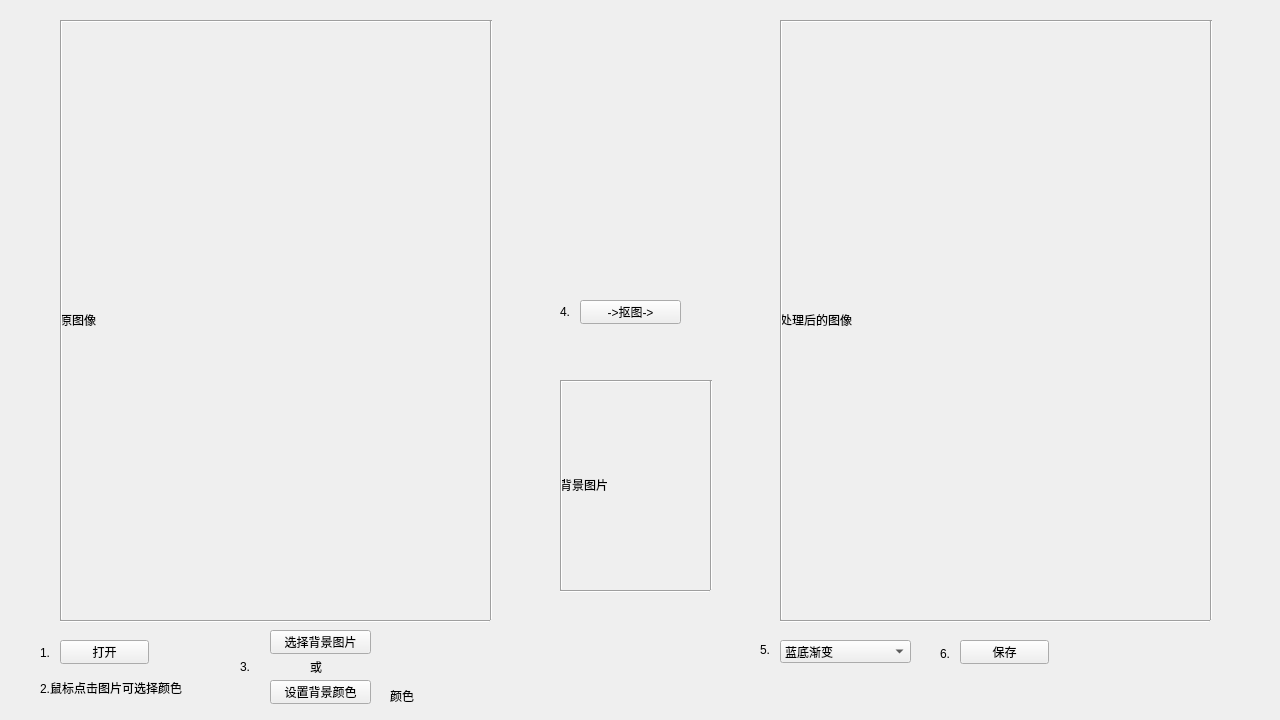
<?xml version="1.0" encoding="UTF-8"?>
<ui version="4.0">
 <class>MainWindow</class>
 <widget class="QMainWindow" name="MainWindow">
  <property name="geometry">
   <rect>
    <x>0</x>
    <y>0</y>
    <width>1280</width>
    <height>720</height>
   </rect>
  </property>
  <property name="windowTitle">
   <string>背景抠图工具</string>
  </property>
  <widget class="QWidget" name="centralwidget">
   <widget class="QLabel" name="src_label">
    <property name="geometry">
     <rect>
      <x>60</x>
      <y>20</y>
      <width>430</width>
      <height>600</height>
     </rect>
    </property>
    <property name="text">
     <string>原图像</string>
    </property>
   </widget>
   <widget class="QLabel" name="tar_label">
    <property name="geometry">
     <rect>
      <x>780</x>
      <y>20</y>
      <width>430</width>
      <height>600</height>
     </rect>
    </property>
    <property name="text">
     <string>处理后的图像</string>
    </property>
   </widget>
   <widget class="QPushButton" name="open_pushButton">
    <property name="geometry">
     <rect>
      <x>60</x>
      <y>640</y>
      <width>89</width>
      <height>24</height>
     </rect>
    </property>
    <property name="text">
     <string>打开</string>
    </property>
   </widget>
   <widget class="QPushButton" name="save_pushButton">
    <property name="geometry">
     <rect>
      <x>960</x>
      <y>640</y>
      <width>89</width>
      <height>24</height>
     </rect>
    </property>
    <property name="text">
     <string>保存</string>
    </property>
   </widget>
   <widget class="QPushButton" name="openBG_pushButton">
    <property name="geometry">
     <rect>
      <x>270</x>
      <y>630</y>
      <width>101</width>
      <height>24</height>
     </rect>
    </property>
    <property name="text">
     <string>选择背景图片</string>
    </property>
   </widget>
   <widget class="QLabel" name="bg_label">
    <property name="geometry">
     <rect>
      <x>560</x>
      <y>380</y>
      <width>150</width>
      <height>210</height>
     </rect>
    </property>
    <property name="text">
     <string>背景图片</string>
    </property>
   </widget>
   <widget class="QLabel" name="cursorColor_label">
    <property name="geometry">
     <rect>
      <x>390</x>
      <y>680</y>
      <width>31</width>
      <height>31</height>
     </rect>
    </property>
    <property name="text">
     <string>颜色</string>
    </property>
   </widget>
   <widget class="QPushButton" name="setBGColor_pushButton">
    <property name="geometry">
     <rect>
      <x>270</x>
      <y>680</y>
      <width>101</width>
      <height>24</height>
     </rect>
    </property>
    <property name="text">
     <string>设置背景颜色</string>
    </property>
   </widget>
   <widget class="QPushButton" name="run_pushButton">
    <property name="geometry">
     <rect>
      <x>580</x>
      <y>300</y>
      <width>101</width>
      <height>24</height>
     </rect>
    </property>
    <property name="text">
     <string>-&gt;抠图-&gt;</string>
    </property>
   </widget>
   <widget class="Line" name="line">
    <property name="geometry">
     <rect>
      <x>60</x>
      <y>20</y>
      <width>430</width>
      <height>3</height>
     </rect>
    </property>
    <property name="orientation">
     <enum>Qt::Horizontal</enum>
    </property>
   </widget>
   <widget class="Line" name="line_2">
    <property name="geometry">
     <rect>
      <x>60</x>
      <y>620</y>
      <width>430</width>
      <height>3</height>
     </rect>
    </property>
    <property name="orientation">
     <enum>Qt::Horizontal</enum>
    </property>
   </widget>
   <widget class="Line" name="line_3">
    <property name="geometry">
     <rect>
      <x>490</x>
      <y>20</y>
      <width>3</width>
      <height>600</height>
     </rect>
    </property>
    <property name="orientation">
     <enum>Qt::Vertical</enum>
    </property>
   </widget>
   <widget class="Line" name="line_4">
    <property name="geometry">
     <rect>
      <x>60</x>
      <y>20</y>
      <width>3</width>
      <height>600</height>
     </rect>
    </property>
    <property name="orientation">
     <enum>Qt::Vertical</enum>
    </property>
   </widget>
   <widget class="Line" name="line_5">
    <property name="geometry">
     <rect>
      <x>780</x>
      <y>20</y>
      <width>430</width>
      <height>3</height>
     </rect>
    </property>
    <property name="orientation">
     <enum>Qt::Horizontal</enum>
    </property>
   </widget>
   <widget class="Line" name="line_6">
    <property name="geometry">
     <rect>
      <x>780</x>
      <y>20</y>
      <width>3</width>
      <height>600</height>
     </rect>
    </property>
    <property name="orientation">
     <enum>Qt::Vertical</enum>
    </property>
   </widget>
   <widget class="Line" name="line_7">
    <property name="geometry">
     <rect>
      <x>780</x>
      <y>620</y>
      <width>430</width>
      <height>3</height>
     </rect>
    </property>
    <property name="orientation">
     <enum>Qt::Horizontal</enum>
    </property>
   </widget>
   <widget class="Line" name="line_8">
    <property name="geometry">
     <rect>
      <x>1210</x>
      <y>20</y>
      <width>3</width>
      <height>600</height>
     </rect>
    </property>
    <property name="orientation">
     <enum>Qt::Vertical</enum>
    </property>
   </widget>
   <widget class="Line" name="line_9">
    <property name="geometry">
     <rect>
      <x>560</x>
      <y>380</y>
      <width>150</width>
      <height>3</height>
     </rect>
    </property>
    <property name="orientation">
     <enum>Qt::Horizontal</enum>
    </property>
   </widget>
   <widget class="Line" name="line_10">
    <property name="geometry">
     <rect>
      <x>560</x>
      <y>380</y>
      <width>3</width>
      <height>210</height>
     </rect>
    </property>
    <property name="orientation">
     <enum>Qt::Vertical</enum>
    </property>
   </widget>
   <widget class="Line" name="line_11">
    <property name="geometry">
     <rect>
      <x>560</x>
      <y>590</y>
      <width>150</width>
      <height>3</height>
     </rect>
    </property>
    <property name="orientation">
     <enum>Qt::Horizontal</enum>
    </property>
   </widget>
   <widget class="Line" name="line_12">
    <property name="geometry">
     <rect>
      <x>710</x>
      <y>380</y>
      <width>3</width>
      <height>210</height>
     </rect>
    </property>
    <property name="orientation">
     <enum>Qt::Vertical</enum>
    </property>
   </widget>
   <widget class="QComboBox" name="comboBox">
    <property name="geometry">
     <rect>
      <x>780</x>
      <y>640</y>
      <width>131</width>
      <height>23</height>
     </rect>
    </property>
    <item>
     <property name="text">
      <string>蓝底渐变</string>
     </property>
    </item>
    <item>
     <property name="text">
      <string>灰底渐变</string>
     </property>
    </item>
    <item>
     <property name="text">
      <string>红底渐变</string>
     </property>
    </item>
    <item>
     <property name="text">
      <string>白底</string>
     </property>
    </item>
    <item>
     <property name="text">
      <string>透明背景</string>
     </property>
    </item>
    <item>
     <property name="text">
      <string>从文件中选择...</string>
     </property>
    </item>
    <item>
     <property name="text">
      <string>选择纯色背景...</string>
     </property>
    </item>
   </widget>
   <widget class="QLabel" name="label">
    <property name="geometry">
     <rect>
      <x>40</x>
      <y>645</y>
      <width>21</width>
      <height>16</height>
     </rect>
    </property>
    <property name="text">
     <string>1.</string>
    </property>
   </widget>
   <widget class="QLabel" name="label_2">
    <property name="geometry">
     <rect>
      <x>40</x>
      <y>680</y>
      <width>191</width>
      <height>16</height>
     </rect>
    </property>
    <property name="text">
     <string>2.鼠标点击图片可选择颜色</string>
    </property>
   </widget>
   <widget class="QLabel" name="label_3">
    <property name="geometry">
     <rect>
      <x>240</x>
      <y>659</y>
      <width>21</width>
      <height>16</height>
     </rect>
    </property>
    <property name="text">
     <string>3.</string>
    </property>
   </widget>
   <widget class="QLabel" name="label_4">
    <property name="geometry">
     <rect>
      <x>560</x>
      <y>304</y>
      <width>21</width>
      <height>16</height>
     </rect>
    </property>
    <property name="text">
     <string>4.</string>
    </property>
   </widget>
   <widget class="QLabel" name="label_5">
    <property name="geometry">
     <rect>
      <x>760</x>
      <y>640</y>
      <width>21</width>
      <height>20</height>
     </rect>
    </property>
    <property name="text">
     <string>5.</string>
    </property>
   </widget>
   <widget class="QLabel" name="label_6">
    <property name="geometry">
     <rect>
      <x>940</x>
      <y>646</y>
      <width>21</width>
      <height>16</height>
     </rect>
    </property>
    <property name="text">
     <string>6.</string>
    </property>
   </widget>
   <widget class="QLabel" name="label_7">
    <property name="geometry">
     <rect>
      <x>310</x>
      <y>659</y>
      <width>21</width>
      <height>16</height>
     </rect>
    </property>
    <property name="text">
     <string>或</string>
    </property>
   </widget>
  </widget>
 </widget>
 <resources/>
 <connections/>
</ui>
